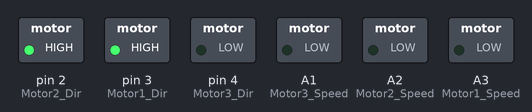
A sketch run on a simulated Arduino Mega 2560, built with avr-gcc and run on an emulated ATmega2560. Shown: switched loads named in the sketch (green lamp = pin HIGH).

Above: at 0.3 s.
At 4.9 s:
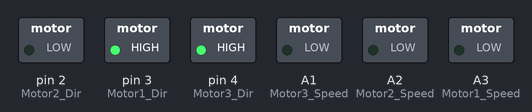
At 9.7 s:
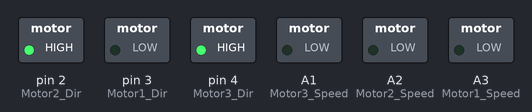
At 14.5 s:
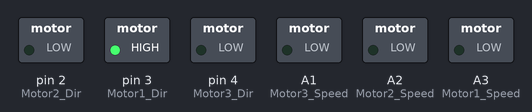
At 19.3 s:
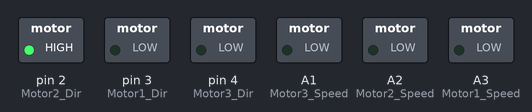
At 31.3 s:
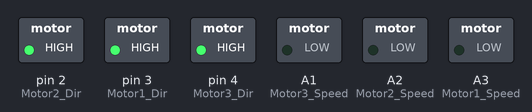
Timing chart, 0 to 40.0 s (numbered marks = the images above):
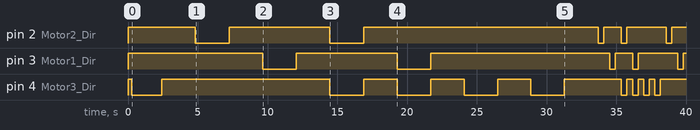

Measured:
- by itself, pin 2 (Motor2_Dir): HIGH → LOW at 4.8 s, → HIGH 2.4 s later, → LOW 7.2 s later, → HIGH 2.4 s later, … (10 changes in this stretch)
- by itself, pin 3 (Motor1_Dir): HIGH → LOW at 9.7 s, → HIGH 2.4 s later, → LOW 7.2 s later, → HIGH 2.4 s later, … (10 changes in this stretch)
- by itself, pin 4 (Motor3_Dir): HIGH → LOW at 0.26 s, → HIGH 2.2 s later, → LOW 12.1 s later, → HIGH 2.4 s later, … (18 changes in this stretch)

The sketch:

arduino-basic-motor-control.ino
```cpp
//FRONT MOTOR
#define Motor1_Speed A3 //PWM1
#define Motor1_Dir 3 //DIR1

//BACK LEFT MOTOR
#define Motor2_Speed A2 //PWM2
#define Motor2_Dir 2 //DIR2

//BACK RIGHT MOTOR
#define Motor3_Speed A1 //PWM2 (second h-bridge)
#define Motor3_Dir 4 //DIR2 (second-bridge)

//global current speed of motors + directions
int gCurSpeed1 = 0;
int gCurSpeed2 = 0;
int gCurSpeed3 = 0;
int gSliderSpeed = 25;
bool curDir1 = HIGH; //HIGH = forward direction
bool curDir2 = HIGH; //HIGH = forward direction
bool curDir3 = HIGH; //HIGH = forward direction

//bool conditions for movement direction
//bool movingBack = false;

void changeSpeedSmooth(int curSpeed1, int newSpeed1, int curSpeed2, int newSpeed2, int curSpeed3, int newSpeed3){
  //bool flip1, bool flip2, bool flip3){

  int i = curSpeed1, j = curSpeed2, k = curSpeed3;
  while(i != newSpeed1 || j != newSpeed2 || k != newSpeed3){
    if(i < newSpeed1) i++;
    else if(i > newSpeed1) i--;
    if(j < newSpeed2) j++;
    else if(j > newSpeed2) j--;
    if(k < newSpeed3) k++;
    else if(k > newSpeed3) k--;

    analogWrite(Motor1_Speed, i);
    analogWrite(Motor2_Speed, j);
    analogWrite(Motor3_Speed, k);

    delay(10);
    //delay is used to slow down the update of the speed to the motors
    //this is to ensure we don't immediately jump from 0 to max speed and fry our motor controller
  }

  /*
  //update direction pins on flip condition
  if(flip1) digitalWrite(Motor1_Dir, curDir1);
  if(flip2) digitalWrite(Motor2_Dir, curDir2);
  if(flip3) digitalWrite(Motor3_Dir, curDir3);
  */
  delay(10);
  gCurSpeed1 = newSpeed1;
  gCurSpeed2 = newSpeed2;
  gCurSpeed3 = newSpeed3;
}

void setup() {
  // put your setup code here, to run once:
  //setup motor control pins
  pinMode(Motor1_Speed, OUTPUT);
  pinMode(Motor1_Dir, OUTPUT);
  pinMode(Motor2_Speed, OUTPUT);
  pinMode(Motor2_Dir, OUTPUT);
  pinMode(Motor3_Speed, OUTPUT);
  pinMode(Motor3_Dir, OUTPUT);

  //initilize speed and direction to 0
  analogWrite(Motor1_Speed,gCurSpeed1);
  digitalWrite(Motor1_Dir,curDir1);
  analogWrite(Motor2_Speed,gCurSpeed2);
  digitalWrite(Motor2_Dir,curDir2);
  analogWrite(Motor3_Speed,gCurSpeed3);
  digitalWrite(Motor3_Dir,curDir3);

  curDir1 = HIGH;
  curDir2 = HIGH;
  curDir3 = HIGH;
  digitalWrite(Motor1_Dir, curDir1);
  digitalWrite(Motor2_Dir, curDir2);
  digitalWrite(Motor3_Dir, curDir3);

  changeSpeedSmooth(gCurSpeed1, 0, gCurSpeed2, gSliderSpeed, gCurSpeed3, gSliderSpeed);

}
int motor3_compensate = 15;

void goForwards(int speed, int time_ms){
  curDir1 = HIGH;
  curDir2 = HIGH;
  curDir3 = LOW;
  digitalWrite(Motor1_Dir, curDir1);
  digitalWrite(Motor2_Dir, curDir2);
  digitalWrite(Motor3_Dir, curDir3);

  changeSpeedSmooth(gCurSpeed1, 0, gCurSpeed2, gSliderSpeed, gCurSpeed3, gSliderSpeed+motor3_compensate);

  int currentTime = millis();
  while(millis() - currentTime < time_ms){}
}

void goBackwards(int speed, int time_ms){
  curDir1 = HIGH;
  curDir2 = LOW;
  curDir3 = HIGH;
  digitalWrite(Motor1_Dir, curDir1);
  digitalWrite(Motor2_Dir, curDir2);
  digitalWrite(Motor3_Dir, curDir3);

  changeSpeedSmooth(gCurSpeed1, 0, gCurSpeed2, gSliderSpeed, gCurSpeed3, gSliderSpeed+motor3_compensate);

  int currentTime = millis();
  while(millis() - currentTime < time_ms){}
}

void stop(int time_ms){
  curDir1 = HIGH;
  curDir2 = HIGH;
  curDir3 = HIGH;
  digitalWrite(Motor1_Dir, curDir1);
  digitalWrite(Motor2_Dir, curDir2);
  digitalWrite(Motor3_Dir, curDir3);

  changeSpeedSmooth(gCurSpeed1, 0, gCurSpeed2, 0, gCurSpeed3, 0);

  int currentTime = millis();
  while(millis() - currentTime < time_ms){}
}

void turnRight(int speed, int time_ms){
  curDir1 = LOW;
  curDir2 = HIGH;
  curDir3 = HIGH;
  digitalWrite(Motor1_Dir, curDir1);
  digitalWrite(Motor2_Dir, curDir2);
  digitalWrite(Motor3_Dir, curDir3);

  changeSpeedSmooth(gCurSpeed1, gSliderSpeed, gCurSpeed2, gSliderSpeed, gCurSpeed3, gSliderSpeed+motor3_compensate);

  int currentTime = millis();
  while(millis() - currentTime < time_ms){}
}

void turnLeft(int speed, int time_ms){
  curDir1 = HIGH;
  curDir2 = LOW;
  curDir3 = LOW;
  digitalWrite(Motor1_Dir, curDir1);
  digitalWrite(Motor2_Dir, curDir2);
  digitalWrite(Motor3_Dir, curDir3);

  changeSpeedSmooth(gCurSpeed1, gSliderSpeed, gCurSpeed2, gSliderSpeed, gCurSpeed3, gSliderSpeed+motor3_compensate);

  int currentTime = millis();
  while(millis() - currentTime < time_ms){}
}

void moveRight(int speed, int time_ms){
  curDir1 = LOW;
  curDir2 = HIGH;
  curDir3 = LOW;
  digitalWrite(Motor1_Dir, curDir1);
  digitalWrite(Motor2_Dir, curDir2);
  digitalWrite(Motor3_Dir, curDir3);

  changeSpeedSmooth(gCurSpeed1, gSliderSpeed*1.5, gCurSpeed2, 0, gCurSpeed3, gSliderSpeed+motor3_compensate);

  int currentTime = millis();
  while(millis() - currentTime < time_ms){}
}

void moveLeft(int speed, int time_ms){
  curDir1 = HIGH;
  curDir2 = HIGH;
  curDir3 = LOW;
  digitalWrite(Motor1_Dir, curDir1);
  digitalWrite(Motor2_Dir, curDir2);
  digitalWrite(Motor3_Dir, curDir3);

  changeSpeedSmooth(gCurSpeed1, gSliderSpeed*1.5, gCurSpeed2, gSliderSpeed, gCurSpeed3, 0);

  int currentTime = millis();
  while(millis() - currentTime < time_ms){}
}


void loop() {
  goForwards(gSliderSpeed, 2000);
  stop(2000);

  goBackwards(gSliderSpeed, 2000);
  stop(2000);

  turnRight(gSliderSpeed, 2000);
  stop(2000);

  turnLeft(gSliderSpeed, 2000);
  stop(2000);

  moveRight(gSliderSpeed, 2000);
  stop(2000);

  moveLeft(gSliderSpeed, 2000);
  stop(2000);
}


/*
  MOTOR 1: HIGH = CW
  MOTOR 2: HIGH = CCW
  MOTOR 3: HIGH = CCW
*/
```
